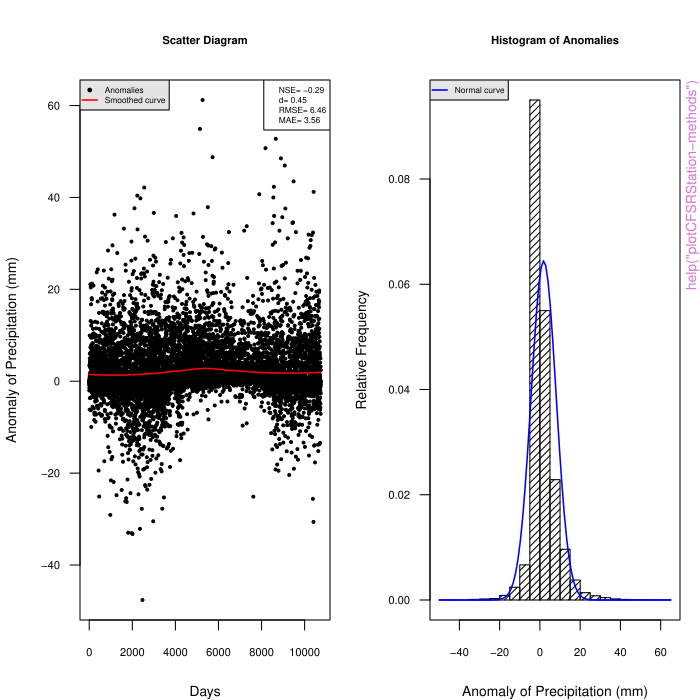

The script that drew this image:
pkgname <- "processCFSR"
source(file.path(R.home("share"), "R", "examples-header.R"))
options(warn = 1)
options(pager = "console")
library('processCFSR')

base::assign(".oldSearch", base::search(), pos = 'CheckExEnv')
cleanEx()
nameEx("CFSRStationData-class")
### * CFSRStationData-class

flush(stderr()); flush(stdout())

### Name: CFSRStationData-class
### Title: Class '"CFSRStationData"'
### Aliases: CFSRStationData-class getAnomalies,CFSRStationData-method
### Keywords: classes

### ** Examples

a = new("CFSRStationData", CFSR = 1:10, Station = 11:20)

showClass("CFSRStationData")



cleanEx()
nameEx("CFSRStationDataExtra-class")
### * CFSRStationDataExtra-class

flush(stderr()); flush(stdout())

### Name: CFSRStationDataExtra-class
### Title: Class '"CFSRStationDataExtra"'
### Aliases: CFSRStationDataExtra-class
###   plotCFSRStation,CFSRStationDataExtra-method
### Keywords: classes

### ** Examples

CFSR = 1:10
Station = 11:20
Anomaly = Station - CFSR
a = new("CFSRStationDataExtra", CFSR = CFSR, Station = Station, Anomaly = Anomaly)

showClass("CFSRStationDataExtra")



cleanEx()
nameEx("CFSRStationSampleData")
### * CFSRStationSampleData

flush(stderr()); flush(stdout())

### Name: CFSRStationSampleData
### Title: Sample dataset of precipitation with CFSR and weather station
###   data
### Aliases: SampleData CFSRStationSampleData
### Keywords: datasets

### ** Examples

data(SampleData)
CFSR = CFSRStationSampleData$CFSR
Station = CFSRStationSampleData$Station



cleanEx()
nameEx("getAnomalies-methods")
### * getAnomalies-methods

flush(stderr()); flush(stdout())

### Name: getAnomalies-methods
### Title: Method 'getAnomalies'
### Aliases: getAnomalies-methods getAnomalies
### Keywords: methods

### ** Examples

a = new("CFSRStationData", CFSR = 1:10, Station = 11:20)
b = getAnomalies(a)



cleanEx()
nameEx("plotCFSRStation-methods")
### * plotCFSRStation-methods

flush(stderr()); flush(stdout())

### Name: plotCFSRStation-methods
### Title: Method 'plotCFSRStation'
### Aliases: plotCFSRStation-methods plotCFSRStation
### Keywords: methods

### ** Examples

data(SampleData)
CFSR = CFSRStationSampleData$CFSR
Station = CFSRStationSampleData$Station

a = new("CFSRStationData", CFSR = CFSR, Station = Station)

b = getAnomalies(a)

plotCFSRStation(b, variable = "PCP")



### * <FOOTER>
###
options(digits = 7L)
base::cat("Time elapsed: ", proc.time() - base::get("ptime", pos = 'CheckExEnv'),"\n")
grDevices::dev.off()
###
### Local variables: ***
### mode: outline-minor ***
### outline-regexp: "\\(> \\)?### [*]+" ***
### End: ***
quit('no')
